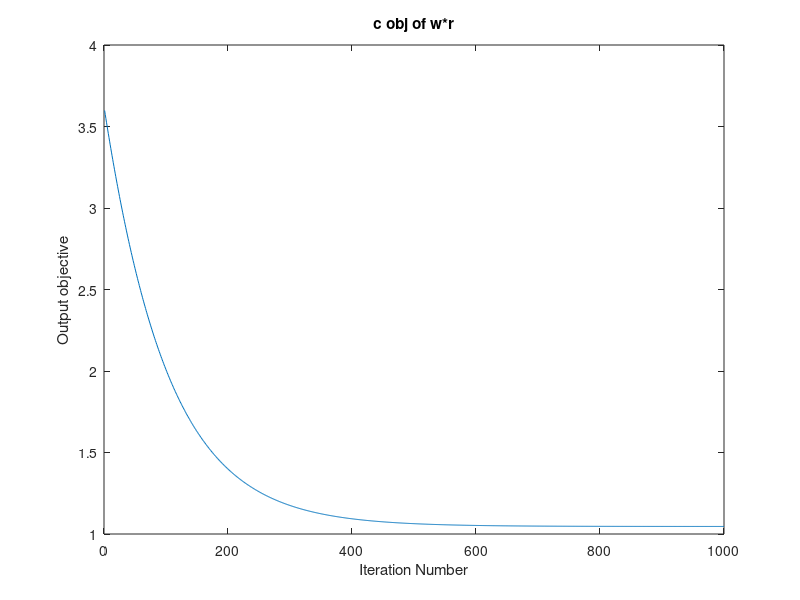
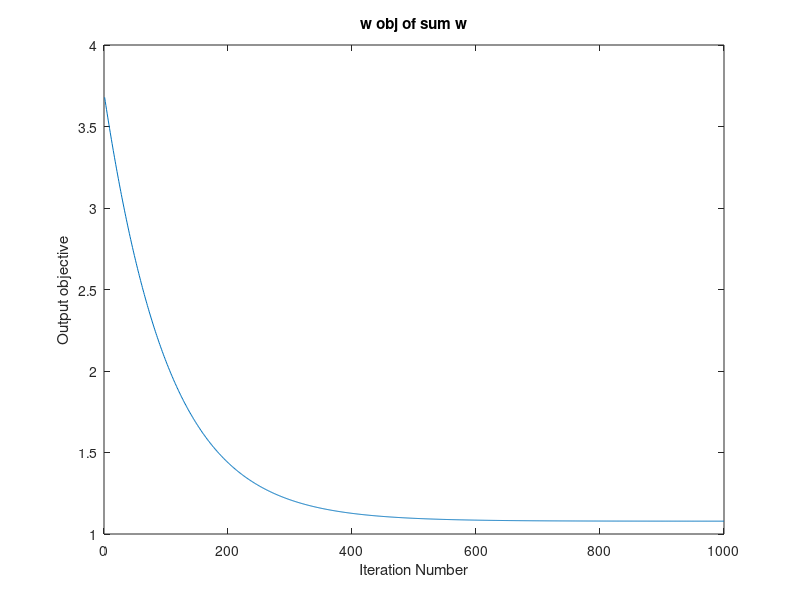

Write MATLAB code to recreate these figures, in order.
clear all
clc
n=10;
total=0;
for i=1:(n)
    rand('state',i+2)
    rr=rand(1,n)+0.5;
    total=rr+total;
    RR(i,:)=rr;
end
r=total'/(n);
R=cov(RR);
lamda1=1;
lamda2=1;
mu=rand(n,1);
z(:,1)=rand(n,1);
w(:,1)=1/2.7*ones(n,1);
one=ones(n,1);
c=1;

for i=1:1000;
    s=0.001*0.99^(i);%step
    w(:,i+1)=w(:,i)-s*(2*R*w(:,i)+lamda2*one+mu+lamda1*r);
    z(:,i+1)=z(:,i)+2*s*mu.*z(:,i);
    lamda1=lamda1+s*(w(:,i)'*r-c);
    lamda2=lamda2+s*(one'*w(:,i)-1);
    mu=mu+s*(w(:,i)-z(:,i).*z(:,i));
    min(i)=w(:,i+1)'*R*w(:,i);
    c_obj(i)=w(:,i+1)'*r;
    w_obj(i)=sum(w(:,i+1));
end

% figure ;
% plot(min) ;
% title('min of w*R*w') ;
% xlabel('Iteration Number') ;
% ylabel('Output objective') ;

figure ;
plot(c_obj) ;
title('c obj of w*r') ;
xlabel('Iteration Number') ;
ylabel('Output objective') ;

figure ;
plot(w_obj) ;
title('w obj of sum w') ;
xlabel('Iteration Number') ;
ylabel('Output objective') ;